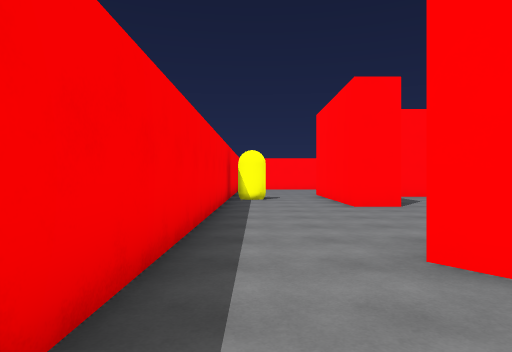
View 1 (above)

24 first-person views from a walk through a scene from a Unity 3-D project. The camera is 1.4 m above the floor, looks level and sees 75° across. The floor is counted in squares, 2 m on a side. Each view is taken from the middle of a square. On the plan, view 1 faces up. The plan holds only what a view shows up to about 10 squares ahead; the rest is blank. The player is left out. Surface patterns are stand-ins for the level's own textures.

View 2
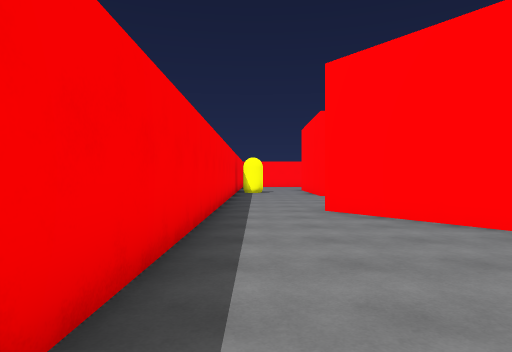

View 3
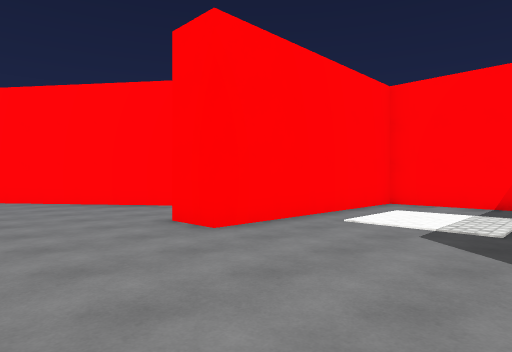

View 4
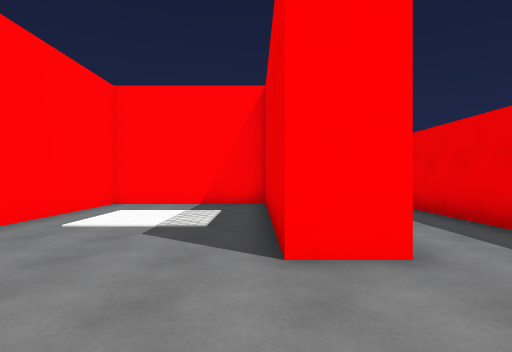

View 5
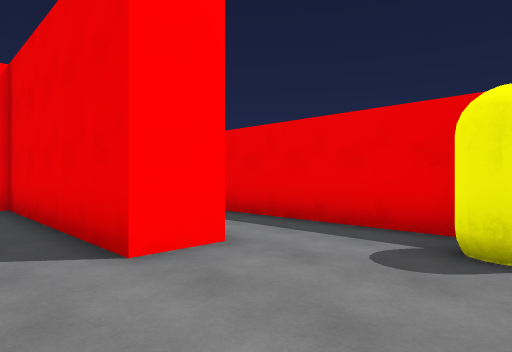

View 6
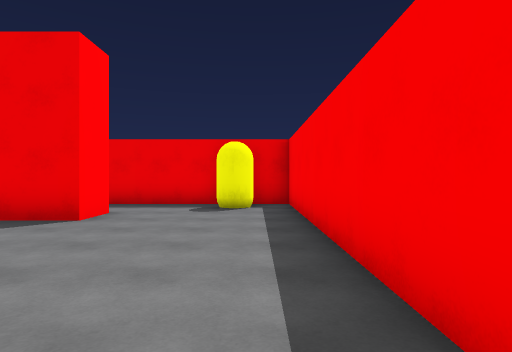

View 7
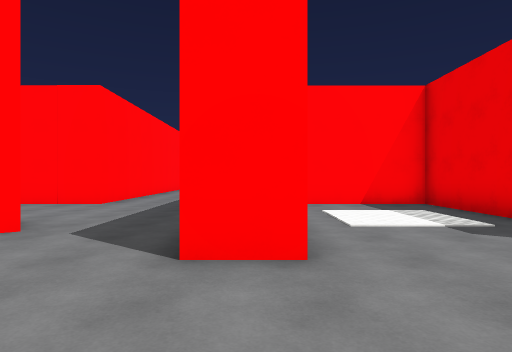

View 8
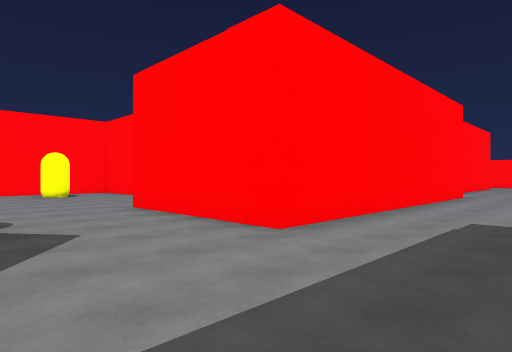

View 9
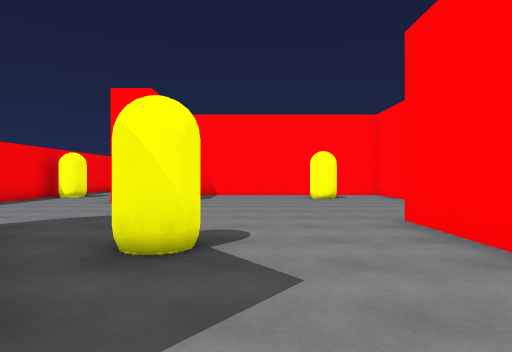

View 10
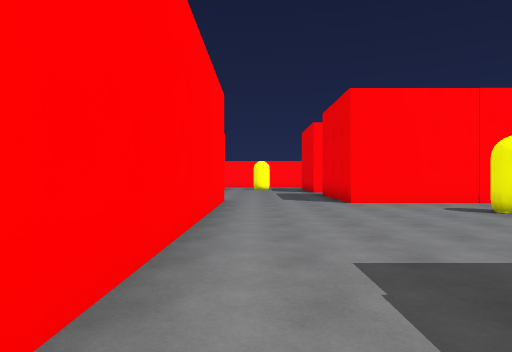

View 11
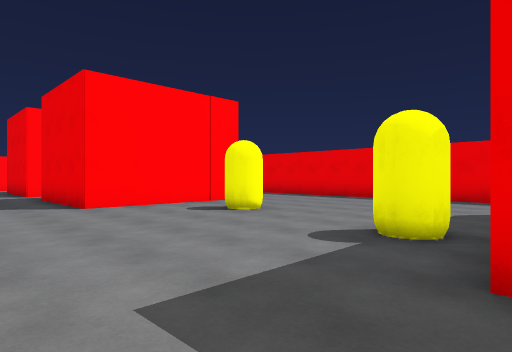

View 12
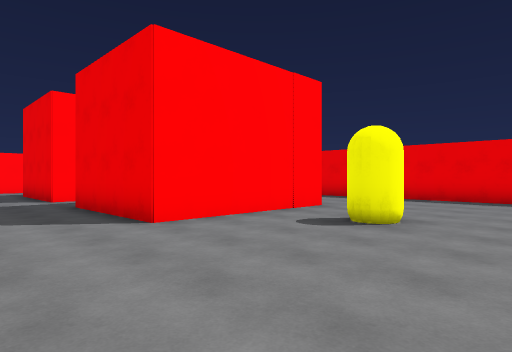

View 13
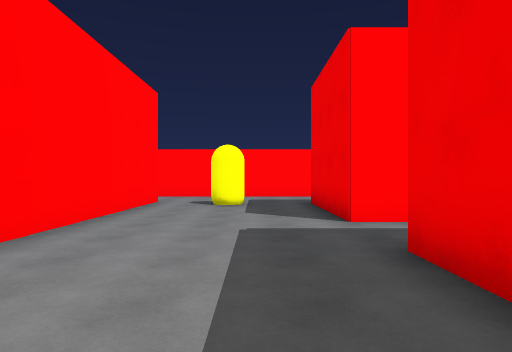

View 14
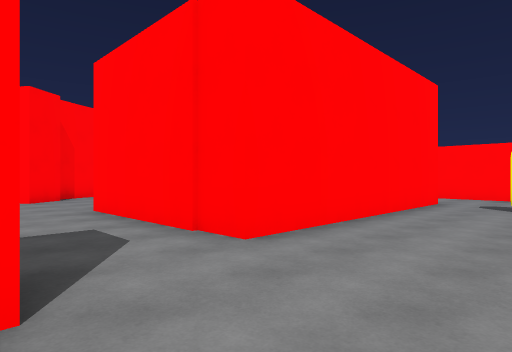

View 15
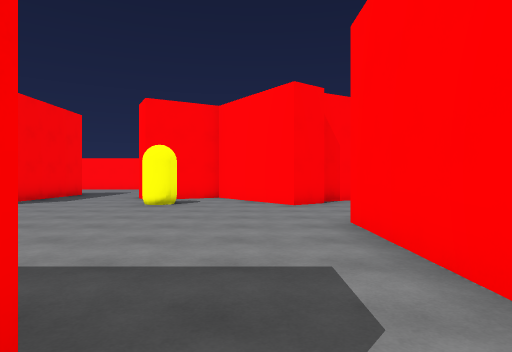

View 16
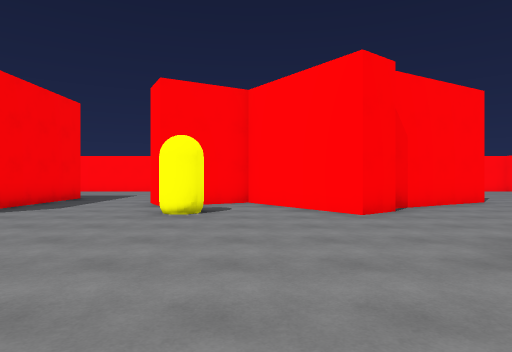

View 17
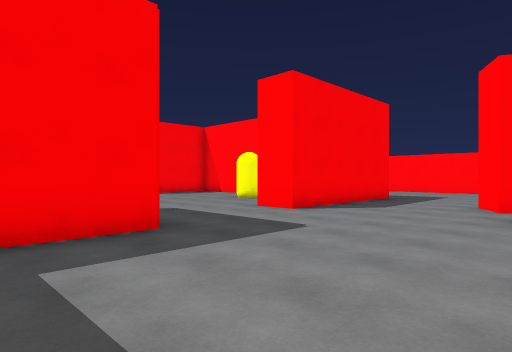

View 18
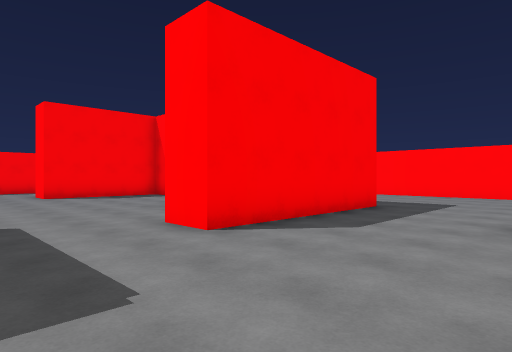

View 19
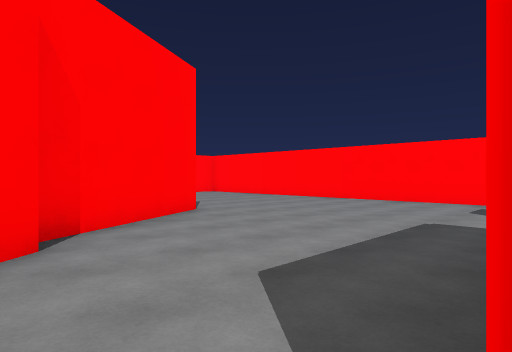

View 20
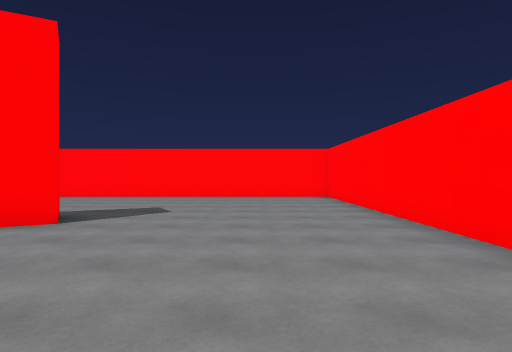

View 21
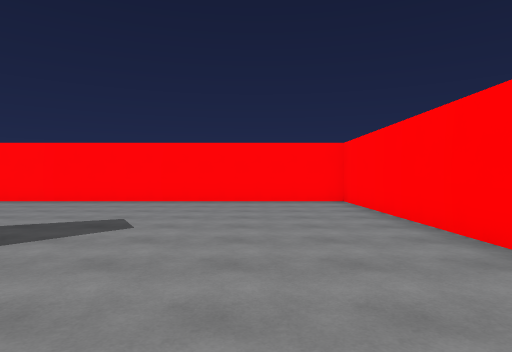

View 22
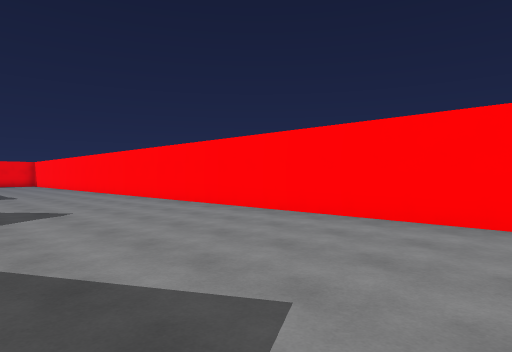

View 23
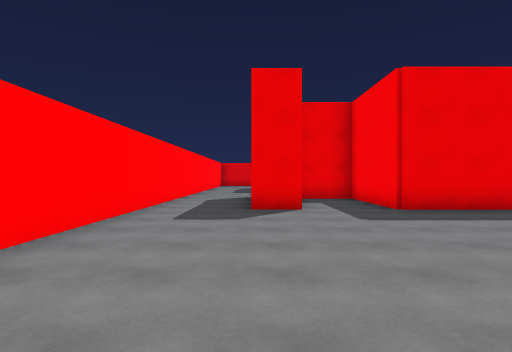

View 24
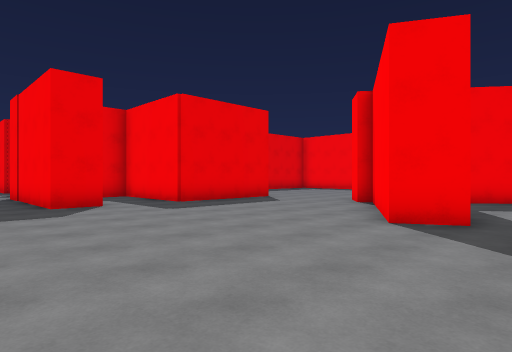

### Floor plan
Points are (right, up) in squares from view 1. A wall is a line through its corners. A room is listed if a view was taken in it or the views show most of it. See-through windows are left out.
Room 1 (views 1, 2, 3, 4, 5, 6, 7)
walls: (4.2, -1.1) (1.4, 2.7); (2.8, -9.4) (2.8, -8.2) (8.4, -8.2) (8.4, -4.4) (2.8, -4.4) (2.8, -3.2); (-0.8, 1.6) (-0.8, -11.1)
ways out: opening at (0.5, 2) to room 2; opening at (2, -10.5) to room 2; opening at (3, -2.5) to room 2
objects: yellow capsule (0, -11) to (1, -11)
Room 2 (views 8, 9, 10, 11, 12, 13, 14, 15, 16, 17, 18, 19, 20, 21, 22, 23, 24)
walls: (12, 4.4) (12, 2.5); (17.4, -0.1) (8.4, -0.1) (8.4, 4.2); (20.6, 5.1) (23, 5.1) (23, 2); (19.8, 8.6) (18.9, 8) (16.8, 10.8) (14.8, 9.7) (14.3, 10.7); (17.5, 11.7) (18.1, 10.9); (11.5, 12.5) (11.5, 7.6) (10.4, 7.6); (25, 5.1) (26.1, 5.1) (26.1, 0.7) (19.4, 0.7) (19.4, 5.1); (22.5, 11.9) (23.1, 10.9) (19.5, 8.9); (22.1, -4.4) (22.1, -3.4) (25.6, -3.4); (16.6, -7.9) (16.6, -3.4) (20.1, -3.4); (3.4, 7.6) (2.3, 7.6) (2.3, 10); (13.5, 17.2) (13, 17.2); (28.4, -0.5) (28.4, 17.2) (16.1, 17.2); (13.2, -11.3) (15.9, -11.3); (10.8, -11.3) (11.8, -11.3); (-0.8, 10) (-0.8, 1.6); (1.4, -11.3) (7.1, -11.3)
ways out: opening at (0.5, 2) to room 1; opening at (2, -10.5) to room 1; opening at (3, -2.5) to room 1
objects: yellow capsule (0, 10); yellow capsule (5, 2); yellow capsule (10, -5) to (11, -5); yellow capsule (14, -6); yellow capsule (16, 8); yellow capsule (25, -1)

Where each view was taken, in squares from view 1:
view 1: 0 up, 0 right, facing up
view 2: 4 down, 0 right, facing up
view 3: 8 down, 0 right, facing up-right
view 4: 8 down, 0 right, facing right
view 5: 7 down, 0 right, facing down-right
view 6: 3 down, 0 right, facing down
view 7: 4 down, 0 right, facing right
view 8: 3 down, 5 right, facing up-right
view 9: 1 down, 6 right, facing up
view 10: 1 down, 8 right, facing right
view 11: 1 down, 9 right, facing down-right
view 12: 1 down, 12 right, facing down-right
view 13: 2 down, 17 right, facing right
view 14: 2 down, 17 right, facing up-right
view 15: 0 up, 18 right, facing up
view 16: 2 up, 17 right, facing up
view 17: 2 up, 16 right, facing up-left
view 18: 5 up, 15 right, facing up-left
view 19: 5 up, 19 right, facing up-right
view 20: 6 up, 26 right, facing up
view 21: 8 up, 26 right, facing up
view 22: 12 up, 25 right, facing up-left
view 23: 12 up, 26 right, facing down
view 24: 13 up, 28 right, facing down-left
